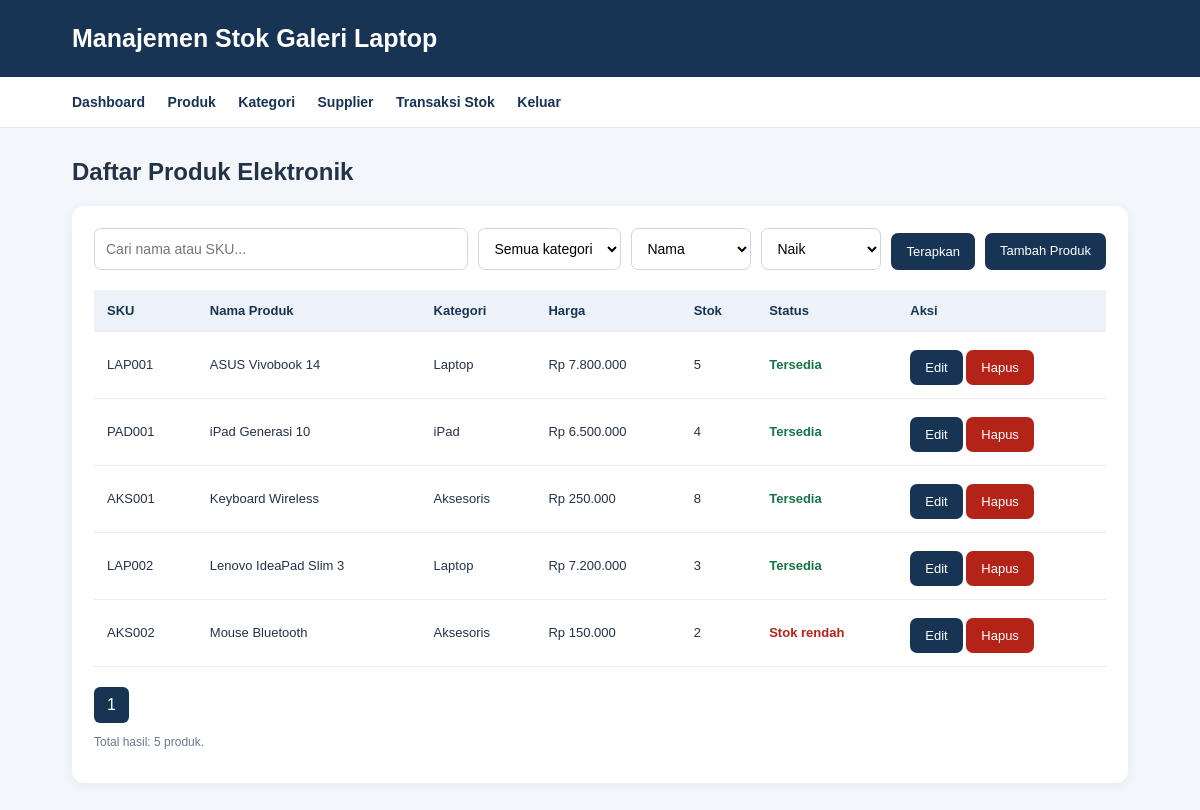
The page /products.php (signed in) on the database its author committed.
### tables this page shows
CREATE TABLE products (
    id INT AUTO_INCREMENT PRIMARY KEY,
    category_id INT NOT NULL,
    sku VARCHAR(40) UNIQUE NOT NULL,
    name VARCHAR(150) NOT NULL,
    price DECIMAL(12,2) NOT NULL,
    stock INT NOT NULL DEFAULT 0,
    minimum_stock INT NOT NULL DEFAULT 2,
    description TEXT,
    FOREIGN KEY (category_id) REFERENCES categories(id),
    CHECK (price >= 0),
    CHECK (stock >= 0)
);

CREATE TABLE categories (
    id INT AUTO_INCREMENT PRIMARY KEY,
    name VARCHAR(80) UNIQUE NOT NULL
);

### products.php (the view, shortened to what this page needs)
<?php
require_once 'config.php';
$cari = trim($_GET['cari'] ?? '');
$kategori = (int) ($_GET['kategori'] ?? 0);
$urut = $_GET['urut'] ?? 'name';
$arah = strtoupper($_GET['arah'] ?? 'ASC');
$kolomUrut = [
    'name' => 'p.name',
    'price' => 'p.price',
    'stock' => 'p.stock'
];
$syarat = [];
$parameter = [];
$where = $syarat ? 'WHERE ' . implode(' AND ', $syarat) : '';
$hitung = $pdo->prepare(
    "SELECT COUNT(*) FROM products p $where"
);
$hitung->execute($parameter);
$total = (int) $hitung->fetchColumn();
$batas = 5;
$jumlahHalaman = max(1, (int) ceil($total / $batas));
$halaman = min(
    max(1, (int) ($_GET['halaman'] ?? 1)),
    $jumlahHalaman
);
$mulai = ($halaman - 1) * $batas;
$sql = "SELECT p.*, c.name AS kategori_nama
        FROM products p
        JOIN categories c ON c.id = p.category_id
        $where
        ORDER BY {$kolomUrut[$urut]} $arah
        LIMIT :batas OFFSET :mulai";
$stmt = $pdo->prepare($sql);
$stmt->bindValue(':batas', $batas, PDO::PARAM_INT);
$stmt->bindValue(':mulai', $mulai, PDO::PARAM_INT);
$stmt->execute();
$products = $stmt->fetchAll();
function aman($nilai) {
    return htmlspecialchars((string) $nilai, ENT_QUOTES, 'UTF-8');
}
?>
<!DOCTYPE html>
<html lang="id">
<head>
    <link rel="stylesheet" href="style.css">
</head>
<body>
<header><h1>Manajemen Stok Galeri Laptop</h1></header>
<nav>
    <a href="dashboard.php">Dashboard</a>
    <a href="products.php">Produk</a>
    <?php if ($_SESSION['user']['role'] === 'admin'): ?>
        <a href="categories.php">Kategori</a>
        <a href="suppliers.php">Supplier</a>
    <?php endif; ?>
    <a href="stock.php">Transaksi Stok</a>
    <a href="logout.php">Keluar</a>
</nav>
<main class="container">
    <h2>Daftar Produk Elektronik</h2>
    <section class="panel">
        <form method="GET" class="toolbar">
            <input type="text" name="cari"
                   placeholder="Cari nama atau SKU..."
                   value="<?= aman($cari) ?>">
            <select name="kategori">
                <option value="0">Semua kategori</option>
            </select>
            <select name="urut">
                <option value="name" <?= $urut==='name'?'selected':'' ?>>Nama</option>
            </select>
            <select name="arah">
                <option value="ASC" <?= $arah==='ASC'?'selected':'' ?>>Naik</option>
            </select>
            <button type="submit">Terapkan</button>
            <?php if ($_SESSION['user']['role'] === 'admin'): ?>
                <a class="button" href="product_form.php">Tambah Produk</a>
            <?php endif; ?>
        </form>
        <div class="table-wrap">
            <table>
                <tr>
                    <th>SKU</th><th>Nama Produk</th><th>Kategori</th>
                    <th>Harga</th><th>Stok</th><th>Status</th><th>Aksi</th>
                </tr>
                <?php foreach ($products as $p): ?>
                <tr>
                    <td><?= aman($p['sku']) ?></td>
                    <td><?= aman($p['name']) ?></td>
                    <td><?= aman($p['kategori_nama']) ?></td>
                    <td>Rp <?= number_format($p['price'], 0, ',', '.') ?></td>
                    <td><?= (int)$p['stock'] ?></td>
                    <td>
                        <span class="<?= $p['stock'] <= $p['minimum_stock'] ? 'low' : 'available' ?>">
                            <?= $p['stock'] <= $p['minimum_stock'] ? 'Stok rendah' : 'Tersedia' ?>
                        </span>
                    </td>
                    <td>
                        <?php if ($_SESSION['user']['role'] === 'admin'): ?>
                            <a class="button"
                               href="product_form.php?id=<?= $p['id'] ?>">Edit</a>
                            <a class="button danger"
                               href="product_form.php?hapus=<?= $p['id'] ?>"
                               onclick="return confirm('Hapus produk ini?')">Hapus</a>
                        <?php else: ?>
                            -
                        <?php endif; ?>
                    </td>
                </tr>
                <?php endforeach; ?>
            </table>
        </div>
        <div class="pagination">
            <?php for ($i = 1; $i <= $jumlahHalaman; $i++): ?>
                <a class="<?= $i === $halaman ? 'active' : '' ?>"
                   href="?halaman=<?= $i ?>&cari=<?= urlencode($cari) ?>&kategori=<?= $kategori ?>&urut=<?= $urut ?>&arah=<?= $arah ?>">
                    <?= $i ?>
                </a>
            <?php endfor; ?>
        </div>
        <p class="small">Total hasil: <?= $total ?> produk.</p>
    </section>
</main>
</body>
</html>

### style.css (style rules this page uses)
* { box-sizing: border-box; }
body { margin: 0; font-family: Arial, sans-serif; background: #f3f6fa; color: #243247; }
header { background: #183454; color: white; padding: 24px 6%; }
header h1 { margin: 0; font-size: 25px; }
nav { background: white; padding: 16px 6%; border-bottom: 1px solid #e1e7ef; }
nav a { display: inline-block; margin-right: 18px; color: #183454; text-decoration: none; font-size: 14px; font-weight: bold; }
.container { width: 88%; max-width: 1200px; margin: 30px auto; }
.card, .panel { background: white; padding: 22px; border-radius: 12px; box-shadow: 0 3px 12px rgba(20, 45, 78, 0.06); margin-bottom: 20px; }
form { display: flex; flex-direction: column; gap: 10px; }
input, select, textarea { width: 100%; padding: 11px; border: 1px solid #cdd7e3; border-radius: 7px; font-family: inherit; font-size: 14px; background: white; }
button, .button { display: inline-block; width: fit-content; padding: 10px 15px; background: #183454; color: white; border: none; border-radius: 7px; text-decoration: none; font-size: 13px; cursor: pointer; margin-top: 5px; }
.danger { background: #b42318; }
.toolbar { display: flex; flex-direction: row; flex-wrap: wrap; gap: 10px; margin-bottom: 20px; }
.toolbar input { flex: 1; min-width: 180px; }
.toolbar select { width: auto; min-width: 120px; }
.table-wrap { overflow-x: auto; }
table { width: 100%; border-collapse: collapse; min-width: 650px; }
th, td { padding: 13px; text-align: left; border-bottom: 1px solid #e8edf3; font-size: 13px; }
th { background: #edf2f8; color: #183454; }
.low { color: #b42318; font-weight: bold; }
.available { color: #167347; font-weight: bold; }
.pagination { display: flex; gap: 7px; margin-top: 20px; flex-wrap: wrap; }
.pagination a { padding: 9px 13px; background: #e8eef5; color: #183454; text-decoration: none; border-radius: 6px; }
.pagination a.active { background: #183454; color: white; }
.small { font-size: 12px; color: #68778b; }

### rows shown on the page
products: sku "LAP001", name "ASUS Vivobook 14", category.name "Laptop", price "7.800.000", stock "5", minimum_stock "Tersedia"
products: sku "PAD001", name "iPad Generasi 10", category.name "iPad", price "6.500.000", stock "4", minimum_stock "Tersedia"
products: sku "AKS001", name "Keyboard Wireless", category.name "Aksesoris", price "250.000", stock "8", minimum_stock "Tersedia"
products: sku "LAP002", name "Lenovo IdeaPad Slim 3", category.name "Laptop", price "7.200.000", stock "3", minimum_stock "Tersedia"
products: sku "AKS002", name "Mouse Bluetooth", category.name "Aksesoris", price "150.000", stock "2", minimum_stock "Stok rendah"

### other values the page prints
$total "5"
